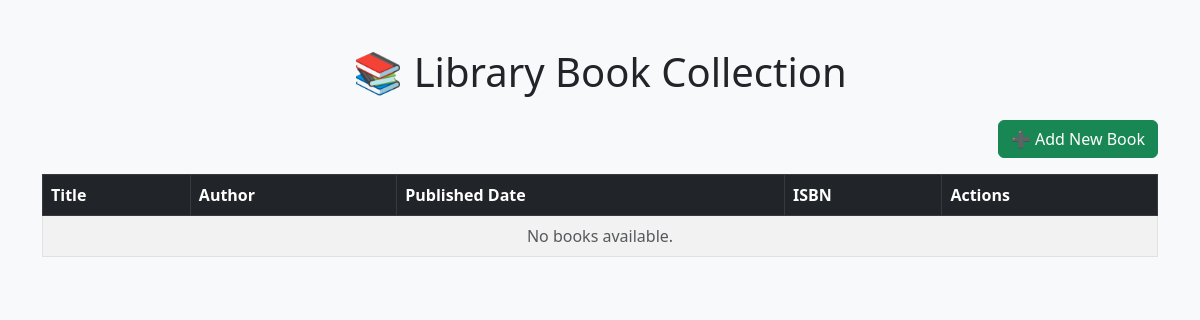
Before: / with the older database file.
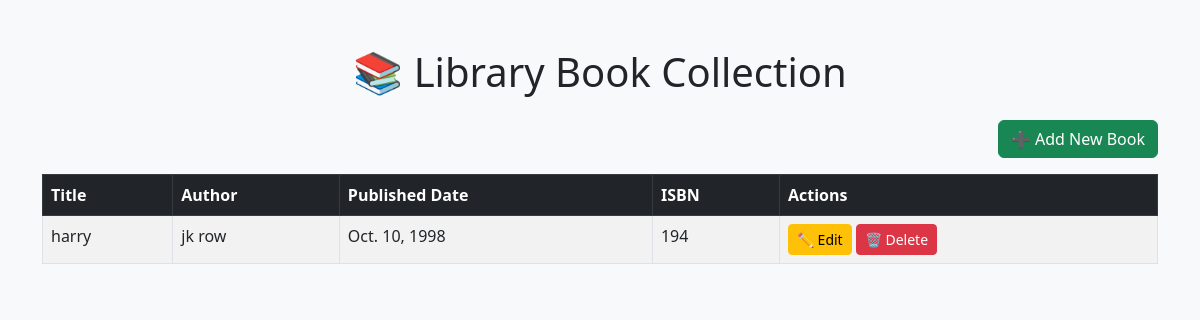
After: the same page with the newer database file.
### books/models.py (models this page shows, shortened)
class Book(models.Model):
    title = models.CharField(max_length=200)
    author = models.CharField(max_length=100)
    published_date = models.DateField()
    isbn = models.CharField(max_length=13, unique=True)
    summary = models.TextField()

### books/views.py (the view)
# urls.py: path('',views.book_list,name='book_list'),
def book_list(request):
    books =Book.objects.all()
    return render(request, 'book_list.html', {'books':books})

### books/templates/book_list.html (shortened to what this page needs)
{% load static %}
<!DOCTYPE html>
<html lang="en">
<head>
    <link rel="stylesheet" href="https://cdn.jsdelivr.net/npm/bootstrap@5.3.0/dist/css/bootstrap.min.css">
</head>
<body class="bg-light">
    <div class="container mt-5">
        <h1 class="mb-4 text-center">📚 Library Book Collection</h1>
        <div class="text-end mb-3">
            <a href="{% url 'book_create' %}" class="btn btn-success">➕ Add New Book</a>
        </div>
        <table class="table table-striped table-bordered">
            <thead class="table-dark">
                <tr>
                    <th>Title</th>
                    <th>Author</th>
                    <th>Published Date</th>
                    <th>ISBN</th>
                    <th>Actions</th>
                </tr>
            </thead>
            <tbody>
                {% for book in books %}
                <tr>
                    <td>{{ book.title }}</td>
                    <td>{{ book.author }}</td>
                    <td>{{ book.published_date }}</td>
                    <td>{{ book.isbn }}</td>
                    <td>
                        <a href="{% url 'book_update' book.id %}" class="btn btn-warning btn-sm">✏️ Edit</a>
                        <a href="{% url 'book_delete' book.id %}" class="btn btn-danger btn-sm">🗑️ Delete</a>
                    </td>
                </tr>
                {% empty %}
                <tr>
                    <td colspan="5" class="text-center text-muted">No books available.</td>
                </tr>
                {% endfor %}
            </tbody>
        </table>
    </div>
</body>
</html>

Changed rows visible on the page:
added Book: title "harry", author "jk row", published_date "Oct. 10, 1998", isbn "194"
Other visible differences:
text no longer shown: "No books available."
